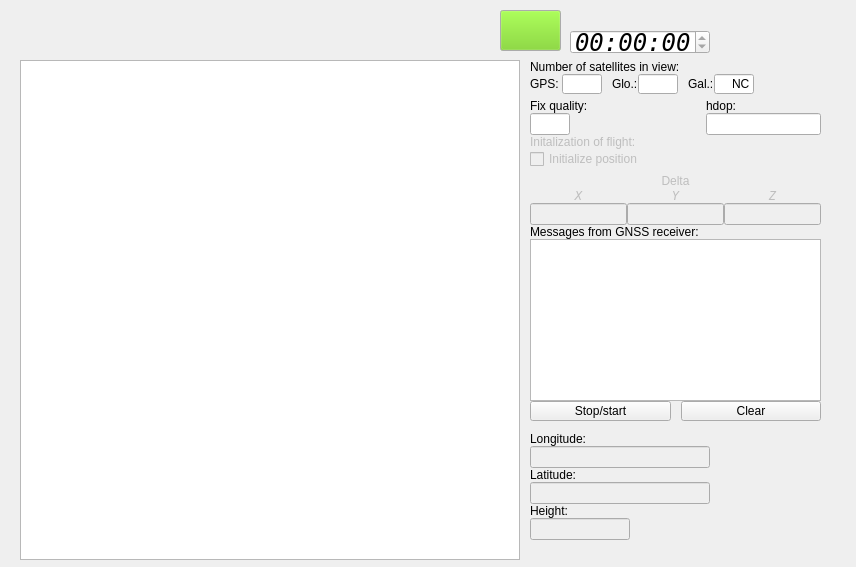
<?xml version="1.0" encoding="UTF-8"?>
<ui version="4.0">
 <class>Form</class>
 <widget class="QWidget" name="Form">
  <property name="geometry">
   <rect>
    <x>0</x>
    <y>0</y>
    <width>856</width>
    <height>567</height>
   </rect>
  </property>
  <property name="windowTitle">
   <string>Form</string>
  </property>
  <widget class="QGraphicsView" name="plan">
   <property name="geometry">
    <rect>
     <x>20</x>
     <y>60</y>
     <width>500</width>
     <height>500</height>
    </rect>
   </property>
   <property name="minimumSize">
    <size>
     <width>500</width>
     <height>500</height>
    </size>
   </property>
   <property name="maximumSize">
    <size>
     <width>500</width>
     <height>500</height>
    </size>
   </property>
   <property name="dragMode">
    <enum>QGraphicsView::RubberBandDrag</enum>
   </property>
  </widget>
  <widget class="QWidget" name="verticalLayoutWidget">
   <property name="geometry">
    <rect>
     <x>530</x>
     <y>60</y>
     <width>291</width>
     <height>491</height>
    </rect>
   </property>
   <layout class="QVBoxLayout" name="verticalLayout">
    <property name="spacing">
     <number>0</number>
    </property>
    <item>
     <widget class="QLabel" name="label_2">
      <property name="text">
       <string>Number of satellites in view: </string>
      </property>
      <property name="alignment">
       <set>Qt::AlignLeading|Qt::AlignLeft|Qt::AlignVCenter</set>
      </property>
     </widget>
    </item>
    <item>
     <layout class="QHBoxLayout" name="horizontalLayout_2">
      <property name="topMargin">
       <number>0</number>
      </property>
      <item>
       <widget class="QLabel" name="label_12">
        <property name="maximumSize">
         <size>
          <width>35</width>
          <height>16777215</height>
         </size>
        </property>
        <property name="text">
         <string>GPS: </string>
        </property>
       </widget>
      </item>
      <item>
       <widget class="QLineEdit" name="_g_nbr_locked_sats">
        <property name="minimumSize">
         <size>
          <width>40</width>
          <height>20</height>
         </size>
        </property>
        <property name="maximumSize">
         <size>
          <width>35</width>
          <height>20</height>
         </size>
        </property>
        <property name="alignment">
         <set>Qt::AlignRight|Qt::AlignTrailing|Qt::AlignVCenter</set>
        </property>
        <property name="readOnly">
         <bool>true</bool>
        </property>
       </widget>
      </item>
      <item>
       <spacer name="horizontalSpacer_4">
        <property name="orientation">
         <enum>Qt::Horizontal</enum>
        </property>
        <property name="sizeType">
         <enum>QSizePolicy::Fixed</enum>
        </property>
        <property name="sizeHint" stdset="0">
         <size>
          <width>10</width>
          <height>20</height>
         </size>
        </property>
       </spacer>
      </item>
      <item>
       <widget class="QLabel" name="label_14">
        <property name="maximumSize">
         <size>
          <width>35</width>
          <height>16777215</height>
         </size>
        </property>
        <property name="text">
         <string>Glo.:</string>
        </property>
       </widget>
      </item>
      <item>
       <widget class="QLineEdit" name="_l_nbr_locked_sats">
        <property name="minimumSize">
         <size>
          <width>40</width>
          <height>20</height>
         </size>
        </property>
        <property name="maximumSize">
         <size>
          <width>35</width>
          <height>20</height>
         </size>
        </property>
        <property name="alignment">
         <set>Qt::AlignRight|Qt::AlignTrailing|Qt::AlignVCenter</set>
        </property>
       </widget>
      </item>
      <item>
       <spacer name="horizontalSpacer_3">
        <property name="orientation">
         <enum>Qt::Horizontal</enum>
        </property>
        <property name="sizeType">
         <enum>QSizePolicy::Fixed</enum>
        </property>
        <property name="sizeHint" stdset="0">
         <size>
          <width>10</width>
          <height>20</height>
         </size>
        </property>
       </spacer>
      </item>
      <item>
       <widget class="QLabel" name="label_13">
        <property name="maximumSize">
         <size>
          <width>35</width>
          <height>16777215</height>
         </size>
        </property>
        <property name="text">
         <string>Gal.:</string>
        </property>
       </widget>
      </item>
      <item>
       <widget class="QLineEdit" name="_gl_nbr_locked_sats">
        <property name="minimumSize">
         <size>
          <width>40</width>
          <height>20</height>
         </size>
        </property>
        <property name="maximumSize">
         <size>
          <width>35</width>
          <height>20</height>
         </size>
        </property>
        <property name="text">
         <string>NC</string>
        </property>
        <property name="alignment">
         <set>Qt::AlignRight|Qt::AlignTrailing|Qt::AlignVCenter</set>
        </property>
       </widget>
      </item>
      <item>
       <spacer name="horizontalSpacer_5">
        <property name="orientation">
         <enum>Qt::Horizontal</enum>
        </property>
        <property name="sizeHint" stdset="0">
         <size>
          <width>40</width>
          <height>20</height>
         </size>
        </property>
       </spacer>
      </item>
     </layout>
    </item>
    <item>
     <layout class="QGridLayout" name="gridLayout">
      <property name="topMargin">
       <number>5</number>
      </property>
      <item row="1" column="0">
       <widget class="QLineEdit" name="_fix_type">
        <property name="maximumSize">
         <size>
          <width>40</width>
          <height>16777215</height>
         </size>
        </property>
        <property name="toolTip">
         <string>&lt;html&gt;&lt;head/&gt;&lt;body&gt;&lt;p&gt;0: no fix&lt;br&gt;1: autonomous GNSS fix&lt;br&gt;2: differential GNSS fix&lt;br&gt;4: RTK fixed&lt;br&gt;5: RTK float&lt;br&gt;6: deadreckoning&lt;/p&gt;&lt;/body&gt;&lt;/html&gt;</string>
        </property>
        <property name="alignment">
         <set>Qt::AlignRight|Qt::AlignTrailing|Qt::AlignVCenter</set>
        </property>
        <property name="readOnly">
         <bool>true</bool>
        </property>
       </widget>
      </item>
      <item row="0" column="0">
       <widget class="QLabel" name="label_7">
        <property name="toolTip">
         <string>&lt;html&gt;&lt;head/&gt;&lt;body&gt;&lt;p&gt;0: no fix&lt;br&gt;1: autonomous GNSS fix&lt;br&gt;2: differential GNSS fix&lt;br&gt;4: RTK fixed&lt;br&gt;5: RTK float&lt;br&gt;6: deadreckoning&lt;/p&gt;&lt;/body&gt;&lt;/html&gt;</string>
        </property>
        <property name="text">
         <string>Fix quality: </string>
        </property>
        <property name="alignment">
         <set>Qt::AlignLeading|Qt::AlignLeft|Qt::AlignVCenter</set>
        </property>
       </widget>
      </item>
      <item row="1" column="2">
       <widget class="QLineEdit" name="_hdop"/>
      </item>
      <item row="0" column="2">
       <widget class="QLabel" name="label">
        <property name="text">
         <string>hdop:</string>
        </property>
       </widget>
      </item>
      <item row="1" column="1">
       <spacer name="horizontalSpacer">
        <property name="orientation">
         <enum>Qt::Horizontal</enum>
        </property>
        <property name="sizeHint" stdset="0">
         <size>
          <width>40</width>
          <height>20</height>
         </size>
        </property>
       </spacer>
      </item>
     </layout>
    </item>
    <item>
     <widget class="QLabel" name="label_3">
      <property name="enabled">
       <bool>false</bool>
      </property>
      <property name="text">
       <string>Initalization of flight: </string>
      </property>
      <property name="alignment">
       <set>Qt::AlignLeading|Qt::AlignLeft|Qt::AlignVCenter</set>
      </property>
     </widget>
    </item>
    <item>
     <widget class="QCheckBox" name="_init">
      <property name="enabled">
       <bool>false</bool>
      </property>
      <property name="text">
       <string>Initialize position</string>
      </property>
     </widget>
    </item>
    <item>
     <layout class="QGridLayout" name="gridLayout_2">
      <property name="topMargin">
       <number>5</number>
      </property>
      <item row="1" column="1">
       <widget class="QLabel" name="label_9">
        <property name="enabled">
         <bool>false</bool>
        </property>
        <property name="font">
         <font>
          <family>DejaVu Sans Mono</family>
          <italic>true</italic>
         </font>
        </property>
        <property name="text">
         <string>Y</string>
        </property>
        <property name="alignment">
         <set>Qt::AlignCenter</set>
        </property>
       </widget>
      </item>
      <item row="1" column="0">
       <widget class="QLabel" name="label_8">
        <property name="enabled">
         <bool>false</bool>
        </property>
        <property name="font">
         <font>
          <family>DejaVu Sans Mono</family>
          <italic>true</italic>
         </font>
        </property>
        <property name="text">
         <string>X</string>
        </property>
        <property name="alignment">
         <set>Qt::AlignCenter</set>
        </property>
       </widget>
      </item>
      <item row="1" column="2">
       <widget class="QLabel" name="label_10">
        <property name="enabled">
         <bool>false</bool>
        </property>
        <property name="font">
         <font>
          <family>DejaVu Sans Mono</family>
          <italic>true</italic>
         </font>
        </property>
        <property name="text">
         <string>Z</string>
        </property>
        <property name="alignment">
         <set>Qt::AlignCenter</set>
        </property>
       </widget>
      </item>
      <item row="0" column="1">
       <widget class="QLabel" name="label_11">
        <property name="enabled">
         <bool>false</bool>
        </property>
        <property name="text">
         <string>Delta</string>
        </property>
        <property name="alignment">
         <set>Qt::AlignCenter</set>
        </property>
       </widget>
      </item>
      <item row="2" column="0">
       <widget class="QLineEdit" name="_deltaX">
        <property name="enabled">
         <bool>false</bool>
        </property>
       </widget>
      </item>
      <item row="2" column="1">
       <widget class="QLineEdit" name="_deltaY">
        <property name="enabled">
         <bool>false</bool>
        </property>
       </widget>
      </item>
      <item row="2" column="2">
       <widget class="QLineEdit" name="_deltaZ">
        <property name="enabled">
         <bool>false</bool>
        </property>
       </widget>
      </item>
     </layout>
    </item>
    <item>
     <widget class="QLabel" name="label_15">
      <property name="text">
       <string>Messages from GNSS receiver: </string>
      </property>
     </widget>
    </item>
    <item>
     <widget class="QTextEdit" name="messages">
      <property name="maximumSize">
       <size>
        <width>400</width>
        <height>200</height>
       </size>
      </property>
      <property name="readOnly">
       <bool>true</bool>
      </property>
     </widget>
    </item>
    <item>
     <layout class="QHBoxLayout" name="horizontalLayout_3">
      <property name="spacing">
       <number>0</number>
      </property>
      <property name="sizeConstraint">
       <enum>QLayout::SetMinimumSize</enum>
      </property>
      <item>
       <widget class="QPushButton" name="stop_messages">
        <property name="maximumSize">
         <size>
          <width>16777215</width>
          <height>20</height>
         </size>
        </property>
        <property name="text">
         <string>Stop/start</string>
        </property>
       </widget>
      </item>
      <item>
       <spacer name="horizontalSpacer_2">
        <property name="orientation">
         <enum>Qt::Horizontal</enum>
        </property>
        <property name="sizeType">
         <enum>QSizePolicy::Fixed</enum>
        </property>
        <property name="sizeHint" stdset="0">
         <size>
          <width>10</width>
          <height>0</height>
         </size>
        </property>
       </spacer>
      </item>
      <item>
       <widget class="QPushButton" name="clear_messages">
        <property name="maximumSize">
         <size>
          <width>16777215</width>
          <height>20</height>
         </size>
        </property>
        <property name="text">
         <string>Clear</string>
        </property>
       </widget>
      </item>
     </layout>
    </item>
    <item>
     <widget class="QLabel" name="label_5">
      <property name="minimumSize">
       <size>
        <width>0</width>
        <height>25</height>
       </size>
      </property>
      <property name="maximumSize">
       <size>
        <width>150</width>
        <height>16777215</height>
       </size>
      </property>
      <property name="text">
       <string>Longitude: </string>
      </property>
      <property name="alignment">
       <set>Qt::AlignBottom|Qt::AlignLeading|Qt::AlignLeft</set>
      </property>
     </widget>
    </item>
    <item>
     <widget class="QLineEdit" name="_long">
      <property name="enabled">
       <bool>false</bool>
      </property>
      <property name="maximumSize">
       <size>
        <width>180</width>
        <height>16777215</height>
       </size>
      </property>
      <property name="alignment">
       <set>Qt::AlignRight|Qt::AlignTrailing|Qt::AlignVCenter</set>
      </property>
      <property name="readOnly">
       <bool>true</bool>
      </property>
     </widget>
    </item>
    <item>
     <widget class="QLabel" name="label_4">
      <property name="text">
       <string>Latitude: </string>
      </property>
      <property name="alignment">
       <set>Qt::AlignLeading|Qt::AlignLeft|Qt::AlignVCenter</set>
      </property>
     </widget>
    </item>
    <item>
     <widget class="QLineEdit" name="_lat">
      <property name="enabled">
       <bool>false</bool>
      </property>
      <property name="maximumSize">
       <size>
        <width>180</width>
        <height>16777215</height>
       </size>
      </property>
      <property name="alignment">
       <set>Qt::AlignRight|Qt::AlignTrailing|Qt::AlignVCenter</set>
      </property>
      <property name="readOnly">
       <bool>true</bool>
      </property>
     </widget>
    </item>
    <item>
     <widget class="QLabel" name="label_6">
      <property name="maximumSize">
       <size>
        <width>150</width>
        <height>16777215</height>
       </size>
      </property>
      <property name="text">
       <string>Height: </string>
      </property>
      <property name="alignment">
       <set>Qt::AlignLeading|Qt::AlignLeft|Qt::AlignVCenter</set>
      </property>
     </widget>
    </item>
    <item>
     <widget class="QLineEdit" name="_height">
      <property name="enabled">
       <bool>false</bool>
      </property>
      <property name="maximumSize">
       <size>
        <width>100</width>
        <height>16777215</height>
       </size>
      </property>
      <property name="alignment">
       <set>Qt::AlignRight|Qt::AlignTrailing|Qt::AlignVCenter</set>
      </property>
      <property name="readOnly">
       <bool>true</bool>
      </property>
     </widget>
    </item>
    <item>
     <layout class="QVBoxLayout" name="verticalLayout_2">
      <property name="spacing">
       <number>0</number>
      </property>
      <item>
       <spacer name="verticalSpacer">
        <property name="orientation">
         <enum>Qt::Vertical</enum>
        </property>
        <property name="sizeHint" stdset="0">
         <size>
          <width>20</width>
          <height>40</height>
         </size>
        </property>
       </spacer>
      </item>
     </layout>
    </item>
   </layout>
  </widget>
  <widget class="QTimeEdit" name="_time">
   <property name="geometry">
    <rect>
     <x>570</x>
     <y>30</y>
     <width>140</width>
     <height>24</height>
    </rect>
   </property>
   <property name="minimumSize">
    <size>
     <width>140</width>
     <height>0</height>
    </size>
   </property>
   <property name="maximumSize">
    <size>
     <width>140</width>
     <height>16777215</height>
    </size>
   </property>
   <property name="font">
    <font>
     <family>DejaVu Sans Mono</family>
     <pointsize>18</pointsize>
     <italic>true</italic>
    </font>
   </property>
   <property name="toolTip">
    <string>&lt;html&gt;&lt;head/&gt;&lt;body&gt;&lt;p&gt;Satellite time&lt;br/&gt;or time since initialization&lt;/p&gt;&lt;/body&gt;&lt;/html&gt;</string>
   </property>
   <property name="alignment">
    <set>Qt::AlignCenter</set>
   </property>
   <property name="readOnly">
    <bool>true</bool>
   </property>
   <property name="currentSection">
    <enum>QDateTimeEdit::HourSection</enum>
   </property>
   <property name="displayFormat">
    <string>HH:mm:ss</string>
   </property>
  </widget>
  <widget class="QPushButton" name="_fixed">
   <property name="geometry">
    <rect>
     <x>500</x>
     <y>10</y>
     <width>61</width>
     <height>41</height>
    </rect>
   </property>
   <property name="palette">
    <palette>
     <active>
      <colorrole role="Button">
       <brush brushstyle="SolidPattern">
        <color alpha="255">
         <red>115</red>
         <green>210</green>
         <blue>22</blue>
        </color>
       </brush>
      </colorrole>
     </active>
     <inactive>
      <colorrole role="Button">
       <brush brushstyle="SolidPattern">
        <color alpha="255">
         <red>115</red>
         <green>210</green>
         <blue>22</blue>
        </color>
       </brush>
      </colorrole>
     </inactive>
     <disabled>
      <colorrole role="Button">
       <brush brushstyle="SolidPattern">
        <color alpha="255">
         <red>115</red>
         <green>210</green>
         <blue>22</blue>
        </color>
       </brush>
      </colorrole>
     </disabled>
    </palette>
   </property>
   <property name="text">
    <string/>
   </property>
   <property name="flat">
    <bool>false</bool>
   </property>
  </widget>
 </widget>
 <resources/>
 <connections/>
</ui>
